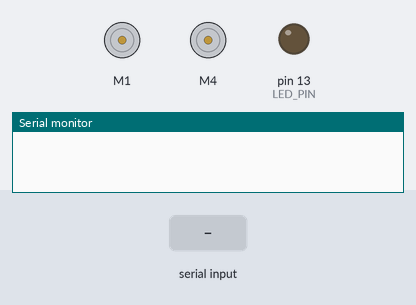
Simulated run of this sketch. Board: Arduino Uno, built with avr-gcc and run on an emulated ATmega328P. Shown: 2 × DC motor (green arrow = forward, orange = backward, longer = faster), output pins drawn as LEDs (lit = HIGH), the last lines printed to the serial monitor. The inputs (shaded band) are chosen by the test bench.

Above: at 1.2 s.
1.3 s: "A" received over the second serial link
At 2.4 s:
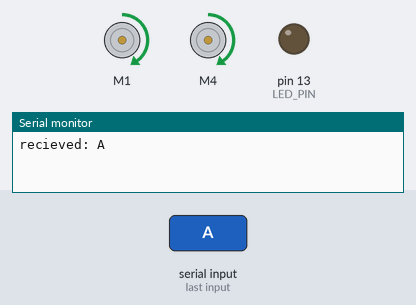
2.8 s: "C" received over the second serial link
At 3.5 s:
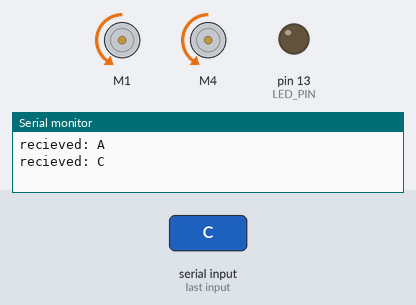
4.3 s: "D" received over the second serial link
At 4.7 s:
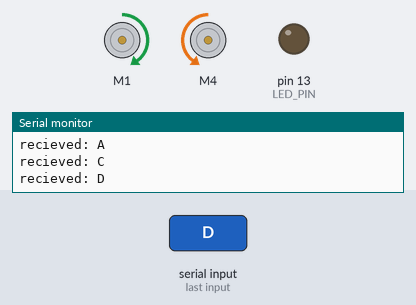
5.8 s: "B" received over the second serial link
At 7.0 s:
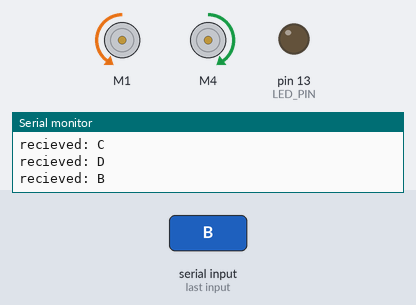
7.3 s: "E" received over the second serial link
At 8.2 s:
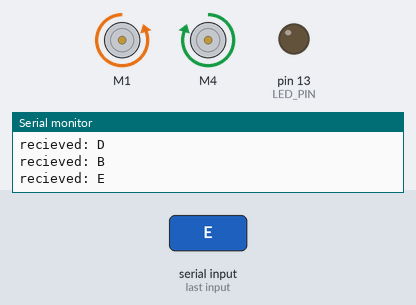
8.8 s: "F" received over the second serial link
At 9.3 s:
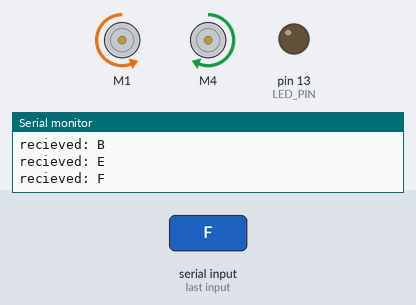
Timing chart, 0 to 11.3 s (numbered marks = the images above; inputs shaded):
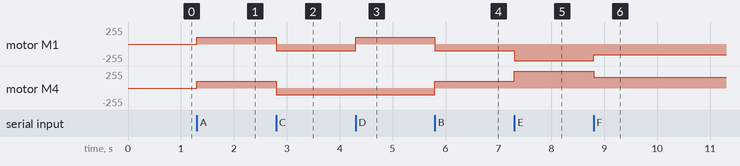

The sketch:

T100_BLE_0.1.ino
```cpp
#include <AFMotor.h> // download from subdirectory 'library' here and install zip file
#include <SoftwareSerial.h>

#define LED_PIN 13

AF_DCMotor motor1(1, MOTOR12_64KHZ); // create motor #1, 64KHz pwm
AF_DCMotor motor4(4, MOTOR12_64KHZ); // create motor #2, 64KHz pwm
SoftwareSerial BTSerial(A0, 3);   // RX | TX  -  pin 2 creates errors on my motor shield, analog pin is fine ...
char BTinput = '0';
unsigned long past = millis();

void setup() {
  motor1.setSpeed(100);
  motor4.setSpeed(100);     // set the speed to 200/255
  BTSerial.begin(9600);  // HC-10 default speed
  Serial.begin(57600);   // just to check while programming
  pinMode(LED_PIN, OUTPUT);
}

void loop() {
  if (BTSerial.available())
  {
    BTinput = BTSerial.read();
    if (BTinput == 'A')// up
    {
      motor1.run(FORWARD);
      motor4.run(FORWARD);
    }
    if (BTinput == 'C')// down
    {
      motor1.run(BACKWARD);
      motor4.run(BACKWARD);
    }
    if (BTinput == 'D')// left
    {
      motor1.run(FORWARD);
      motor4.run(BACKWARD);
    }
    if (BTinput == 'B')// right
    {
      motor1.run(BACKWARD);
      motor4.run(FORWARD);
    }
    if (BTinput == 'G')  // that's the "X" key
    {
      motor1.run(RELEASE);      // stopped
      motor4.run(RELEASE);
    }
    if (BTinput == 'E')// Turbo - triangle
    {
      motor1.setSpeed(254);
      motor4.setSpeed(254);
    }
    if (BTinput == 'H')// back to normal speed - square
    {
      motor1.setSpeed(100);
      motor4.setSpeed(100);
    }
    if (BTinput == 'F')// medium speed ?? - circle
    {
      motor1.setSpeed(160);
      motor4.setSpeed(160);
    }
    Serial.print("recieved: ");
    Serial.println( BTinput );
    digitalWrite(LED_PIN, HIGH);
    past = millis();
  }
  if( past + 1000 > millis() ) {
    past = millis();
    digitalWrite(LED_PIN, LOW);
  }
}
```

Measured:
- after the input at 1.3 s, motor M1, motor M4: stopped → forward 100/255 at once
- after the input at 2.8 s, motor M1, motor M4: forward 100/255 → backward 100/255 at once
- after the input at 4.3 s, motor M1: backward 100/255 → forward 100/255 at once
- after the input at 5.8 s, motor M1: forward 100/255 → backward 100/255 at once; motor M4: backward 100/255 → forward 100/255 at once
- after the input at 7.3 s, motor M1: backward 100/255 → backward 254/255 at once; motor M4: forward 100/255 → forward 254/255 at once
- after the input at 8.8 s, motor M1: backward 254/255 → backward 160/255 at once; motor M4: forward 254/255 → forward 160/255 at once
